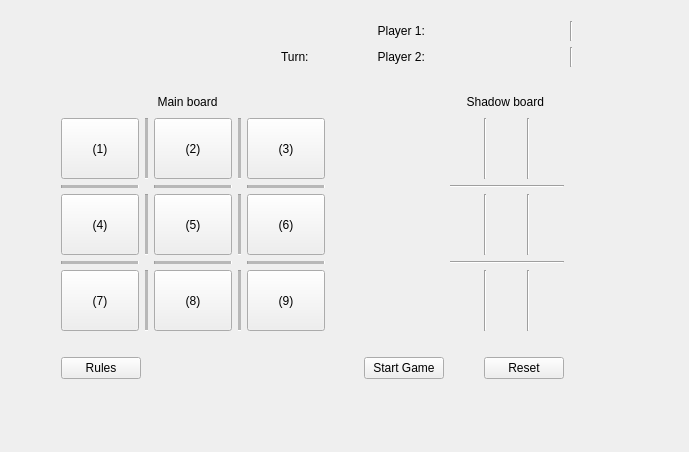
<?xml version="1.0" encoding="UTF-8"?>
<ui version="4.0">
 <class>TicTacToeProjectClass</class>
 <widget class="QWidget" name="TicTacToeProjectClass">
  <property name="geometry">
   <rect>
    <x>0</x>
    <y>0</y>
    <width>689</width>
    <height>452</height>
   </rect>
  </property>
  <property name="windowTitle">
   <string>TicTacToeProject</string>
  </property>
  <widget class="QWidget" name="layoutWidget">
   <property name="geometry">
    <rect>
     <x>50</x>
     <y>10</y>
     <width>574</width>
     <height>380</height>
    </rect>
   </property>
   <layout class="QGridLayout" name="gameLayout">
    <item row="3" column="2">
     <widget class="QLabel" name="shadowBoardLabel">
      <property name="text">
       <string>     Shadow board</string>
      </property>
     </widget>
    </item>
    <item row="2" column="0">
     <spacer name="infoVSpacer">
      <property name="orientation">
       <enum>Qt::Vertical</enum>
      </property>
      <property name="sizeHint" stdset="0">
       <size>
        <width>20</width>
        <height>40</height>
       </size>
      </property>
     </spacer>
    </item>
    <item row="5" column="1">
     <spacer name="verticalSpacer">
      <property name="orientation">
       <enum>Qt::Vertical</enum>
      </property>
      <property name="sizeHint" stdset="0">
       <size>
        <width>20</width>
        <height>40</height>
       </size>
      </property>
     </spacer>
    </item>
    <item row="3" column="1">
     <spacer name="boardVSpacer">
      <property name="orientation">
       <enum>Qt::Vertical</enum>
      </property>
      <property name="sizeHint" stdset="0">
       <size>
        <width>20</width>
        <height>40</height>
       </size>
      </property>
     </spacer>
    </item>
    <item row="1" column="4">
     <widget class="QLabel" name="player2Icon">
      <property name="text">
       <string>&lt;Player 2 Icon&gt;</string>
      </property>
     </widget>
    </item>
    <item row="0" column="0">
     <spacer name="playerHSpacer">
      <property name="orientation">
       <enum>Qt::Horizontal</enum>
      </property>
      <property name="sizeHint" stdset="0">
       <size>
        <width>40</width>
        <height>20</height>
       </size>
      </property>
     </spacer>
    </item>
    <item row="1" column="2">
     <widget class="QLabel" name="player2NameLabel">
      <property name="text">
       <string>&lt;no name selected&gt;</string>
      </property>
     </widget>
    </item>
    <item row="6" column="2">
     <layout class="QGridLayout" name="resetLayout">
      <item row="0" column="1">
       <widget class="QPushButton" name="resetButton">
        <property name="text">
         <string>Reset</string>
        </property>
       </widget>
      </item>
      <item row="0" column="0">
       <spacer name="resetHSpacer">
        <property name="orientation">
         <enum>Qt::Horizontal</enum>
        </property>
        <property name="sizeHint" stdset="0">
         <size>
          <width>40</width>
          <height>20</height>
         </size>
        </property>
       </spacer>
      </item>
     </layout>
    </item>
    <item row="0" column="1">
     <widget class="QLabel" name="player1DeclarationLabel">
      <property name="text">
       <string>              Player 1:</string>
      </property>
     </widget>
    </item>
    <item row="6" column="1">
     <layout class="QGridLayout" name="startLayout">
      <item row="0" column="0">
       <spacer name="startHSpacer">
        <property name="orientation">
         <enum>Qt::Horizontal</enum>
        </property>
        <property name="sizeHint" stdset="0">
         <size>
          <width>40</width>
          <height>20</height>
         </size>
        </property>
       </spacer>
      </item>
      <item row="0" column="1">
       <widget class="QPushButton" name="startButton">
        <property name="text">
         <string>Start Game</string>
        </property>
       </widget>
      </item>
     </layout>
    </item>
    <item row="1" column="1">
     <widget class="QLabel" name="player2DeclarationLabel">
      <property name="text">
       <string>              Player 2:</string>
      </property>
     </widget>
    </item>
    <item row="0" column="2">
     <widget class="QLabel" name="player1NameLabel">
      <property name="text">
       <string>&lt;no name selected&gt;</string>
      </property>
     </widget>
    </item>
    <item row="0" column="4">
     <widget class="QLabel" name="player1Icon">
      <property name="text">
       <string>&lt;Player 1 Icon&gt;</string>
      </property>
     </widget>
    </item>
    <item row="4" column="1">
     <spacer name="boardHSpacer">
      <property name="orientation">
       <enum>Qt::Horizontal</enum>
      </property>
      <property name="sizeHint" stdset="0">
       <size>
        <width>40</width>
        <height>20</height>
       </size>
      </property>
     </spacer>
    </item>
    <item row="1" column="3">
     <widget class="Line" name="player2IconLine">
      <property name="orientation">
       <enum>Qt::Vertical</enum>
      </property>
     </widget>
    </item>
    <item row="4" column="0">
     <layout class="QGridLayout" name="boardLayout">
      <item row="1" column="1">
       <layout class="QGridLayout" name="boardLayout2">
        <item row="2" column="4">
         <widget class="QPushButton" name="TTTbutton6">
          <property name="minimumSize">
           <size>
            <width>61</width>
            <height>61</height>
           </size>
          </property>
          <property name="text">
           <string>(6)</string>
          </property>
         </widget>
        </item>
        <item row="0" column="2">
         <widget class="QPushButton" name="TTTbutton2">
          <property name="minimumSize">
           <size>
            <width>61</width>
            <height>61</height>
           </size>
          </property>
          <property name="text">
           <string>(2)</string>
          </property>
         </widget>
        </item>
        <item row="2" column="2">
         <widget class="QPushButton" name="TTTbutton5">
          <property name="minimumSize">
           <size>
            <width>61</width>
            <height>61</height>
           </size>
          </property>
          <property name="text">
           <string>(5)</string>
          </property>
         </widget>
        </item>
        <item row="1" column="4">
         <widget class="Line" name="mainTopHLine3">
          <property name="midLineWidth">
           <number>5</number>
          </property>
          <property name="orientation">
           <enum>Qt::Horizontal</enum>
          </property>
         </widget>
        </item>
        <item row="4" column="4">
         <widget class="QPushButton" name="TTTbutton9">
          <property name="minimumSize">
           <size>
            <width>61</width>
            <height>61</height>
           </size>
          </property>
          <property name="text">
           <string>(9)</string>
          </property>
         </widget>
        </item>
        <item row="0" column="3">
         <widget class="Line" name="mainTopVLine2">
          <property name="midLineWidth">
           <number>5</number>
          </property>
          <property name="orientation">
           <enum>Qt::Vertical</enum>
          </property>
         </widget>
        </item>
        <item row="4" column="1">
         <widget class="Line" name="mainBotVLine1">
          <property name="midLineWidth">
           <number>5</number>
          </property>
          <property name="orientation">
           <enum>Qt::Vertical</enum>
          </property>
         </widget>
        </item>
        <item row="1" column="0">
         <widget class="Line" name="mainTopHLine1">
          <property name="midLineWidth">
           <number>5</number>
          </property>
          <property name="orientation">
           <enum>Qt::Horizontal</enum>
          </property>
         </widget>
        </item>
        <item row="4" column="0">
         <widget class="QPushButton" name="TTTbutton7">
          <property name="minimumSize">
           <size>
            <width>61</width>
            <height>61</height>
           </size>
          </property>
          <property name="text">
           <string>(7)</string>
          </property>
         </widget>
        </item>
        <item row="0" column="0">
         <widget class="QPushButton" name="TTTbutton1">
          <property name="minimumSize">
           <size>
            <width>61</width>
            <height>61</height>
           </size>
          </property>
          <property name="text">
           <string>(1)</string>
          </property>
         </widget>
        </item>
        <item row="0" column="1">
         <widget class="Line" name="mainTopVLine1">
          <property name="midLineWidth">
           <number>5</number>
          </property>
          <property name="orientation">
           <enum>Qt::Vertical</enum>
          </property>
         </widget>
        </item>
        <item row="4" column="3">
         <widget class="Line" name="mainBotVLine2">
          <property name="midLineWidth">
           <number>5</number>
          </property>
          <property name="orientation">
           <enum>Qt::Vertical</enum>
          </property>
         </widget>
        </item>
        <item row="4" column="2">
         <widget class="QPushButton" name="TTTbutton8">
          <property name="minimumSize">
           <size>
            <width>61</width>
            <height>61</height>
           </size>
          </property>
          <property name="text">
           <string>(8)</string>
          </property>
         </widget>
        </item>
        <item row="2" column="0">
         <widget class="QPushButton" name="TTTbutton4">
          <property name="minimumSize">
           <size>
            <width>61</width>
            <height>61</height>
           </size>
          </property>
          <property name="text">
           <string>(4)</string>
          </property>
         </widget>
        </item>
        <item row="0" column="4">
         <widget class="QPushButton" name="TTTbutton3">
          <property name="minimumSize">
           <size>
            <width>61</width>
            <height>61</height>
           </size>
          </property>
          <property name="text">
           <string>(3)</string>
          </property>
         </widget>
        </item>
        <item row="2" column="3">
         <widget class="Line" name="mainMidVLine2">
          <property name="midLineWidth">
           <number>5</number>
          </property>
          <property name="orientation">
           <enum>Qt::Vertical</enum>
          </property>
         </widget>
        </item>
        <item row="2" column="1">
         <widget class="Line" name="mainMidVLine1">
          <property name="midLineWidth">
           <number>5</number>
          </property>
          <property name="orientation">
           <enum>Qt::Vertical</enum>
          </property>
         </widget>
        </item>
        <item row="1" column="2">
         <widget class="Line" name="mainTopHLine2">
          <property name="midLineWidth">
           <number>5</number>
          </property>
          <property name="orientation">
           <enum>Qt::Horizontal</enum>
          </property>
         </widget>
        </item>
        <item row="3" column="0">
         <widget class="Line" name="mainBotHLine1">
          <property name="midLineWidth">
           <number>5</number>
          </property>
          <property name="orientation">
           <enum>Qt::Horizontal</enum>
          </property>
         </widget>
        </item>
        <item row="3" column="2">
         <widget class="Line" name="mainBotHLine2">
          <property name="midLineWidth">
           <number>5</number>
          </property>
          <property name="orientation">
           <enum>Qt::Horizontal</enum>
          </property>
         </widget>
        </item>
        <item row="3" column="4">
         <widget class="Line" name="mainBotHLine3">
          <property name="midLineWidth">
           <number>5</number>
          </property>
          <property name="orientation">
           <enum>Qt::Horizontal</enum>
          </property>
         </widget>
        </item>
       </layout>
      </item>
     </layout>
    </item>
    <item row="3" column="0">
     <widget class="QLabel" name="mainBoardLabel">
      <property name="text">
       <string>                             Main board</string>
      </property>
     </widget>
    </item>
    <item row="0" column="3">
     <widget class="Line" name="player1IconLine">
      <property name="orientation">
       <enum>Qt::Vertical</enum>
      </property>
     </widget>
    </item>
    <item row="3" column="4">
     <spacer name="topRightNameSpacer">
      <property name="orientation">
       <enum>Qt::Horizontal</enum>
      </property>
      <property name="sizeHint" stdset="0">
       <size>
        <width>40</width>
        <height>20</height>
       </size>
      </property>
     </spacer>
    </item>
    <item row="6" column="0">
     <layout class="QGridLayout" name="rulesLayout">
      <item row="0" column="0">
       <widget class="QPushButton" name="rulesButton">
        <property name="text">
         <string>Rules</string>
        </property>
       </widget>
      </item>
      <item row="0" column="1">
       <spacer name="rulesSpacer">
        <property name="orientation">
         <enum>Qt::Horizontal</enum>
        </property>
        <property name="sizeHint" stdset="0">
         <size>
          <width>40</width>
          <height>20</height>
         </size>
        </property>
       </spacer>
      </item>
     </layout>
    </item>
    <item row="4" column="2">
     <layout class="QGridLayout" name="shadowBoardLayout">
      <item row="4" column="0">
       <layout class="QGridLayout" name="shadowRow3">
        <item row="0" column="4">
         <widget class="QLabel" name="shadowBox9">
          <property name="text">
           <string/>
          </property>
         </widget>
        </item>
        <item row="0" column="0">
         <widget class="QLabel" name="shadowBox7">
          <property name="text">
           <string/>
          </property>
         </widget>
        </item>
        <item row="0" column="2">
         <widget class="QLabel" name="shadowBox8">
          <property name="text">
           <string/>
          </property>
         </widget>
        </item>
        <item row="0" column="1">
         <widget class="Line" name="shadowBotVLine1">
          <property name="orientation">
           <enum>Qt::Vertical</enum>
          </property>
         </widget>
        </item>
        <item row="0" column="3">
         <widget class="Line" name="shadowBotVLine2">
          <property name="orientation">
           <enum>Qt::Vertical</enum>
          </property>
         </widget>
        </item>
       </layout>
      </item>
      <item row="0" column="0">
       <layout class="QGridLayout" name="shadowRow1">
        <item row="0" column="0">
         <widget class="QLabel" name="shadowBox1">
          <property name="text">
           <string/>
          </property>
         </widget>
        </item>
        <item row="0" column="4">
         <widget class="QLabel" name="shadowBox3">
          <property name="text">
           <string/>
          </property>
         </widget>
        </item>
        <item row="0" column="1">
         <widget class="Line" name="shadowTopVLine1">
          <property name="orientation">
           <enum>Qt::Vertical</enum>
          </property>
         </widget>
        </item>
        <item row="0" column="2">
         <widget class="QLabel" name="shadowBox2">
          <property name="text">
           <string/>
          </property>
         </widget>
        </item>
        <item row="0" column="3">
         <widget class="Line" name="shadowTopVLine2">
          <property name="orientation">
           <enum>Qt::Vertical</enum>
          </property>
         </widget>
        </item>
       </layout>
      </item>
      <item row="2" column="0">
       <layout class="QGridLayout" name="shadowRow2">
        <item row="0" column="1">
         <widget class="Line" name="shadowMidVLine1">
          <property name="orientation">
           <enum>Qt::Vertical</enum>
          </property>
         </widget>
        </item>
        <item row="0" column="0">
         <widget class="QLabel" name="shadowBox4">
          <property name="text">
           <string/>
          </property>
         </widget>
        </item>
        <item row="0" column="4">
         <widget class="QLabel" name="shadowBox6">
          <property name="text">
           <string/>
          </property>
         </widget>
        </item>
        <item row="0" column="2">
         <widget class="QLabel" name="shadowBox5">
          <property name="text">
           <string/>
          </property>
         </widget>
        </item>
        <item row="0" column="3">
         <widget class="Line" name="shadowMidVLine2">
          <property name="orientation">
           <enum>Qt::Vertical</enum>
          </property>
         </widget>
        </item>
       </layout>
      </item>
      <item row="1" column="0">
       <widget class="Line" name="shadowBoardHLineTop">
        <property name="orientation">
         <enum>Qt::Horizontal</enum>
        </property>
       </widget>
      </item>
      <item row="3" column="0">
       <widget class="Line" name="shadowBoardHLineBottom">
        <property name="orientation">
         <enum>Qt::Horizontal</enum>
        </property>
       </widget>
      </item>
     </layout>
    </item>
    <item row="1" column="0">
     <layout class="QGridLayout" name="gridLayout">
      <item row="0" column="1">
       <widget class="QLabel" name="turnDeclaration">
        <property name="text">
         <string>Turn: </string>
        </property>
       </widget>
      </item>
      <item row="0" column="2">
       <widget class="QLabel" name="turnLabel">
        <property name="text">
         <string>&lt;Player 1/2's turn&gt;</string>
        </property>
       </widget>
      </item>
      <item row="0" column="0">
       <spacer name="turnHSpacer">
        <property name="orientation">
         <enum>Qt::Horizontal</enum>
        </property>
        <property name="sizeHint" stdset="0">
         <size>
          <width>40</width>
          <height>20</height>
         </size>
        </property>
       </spacer>
      </item>
     </layout>
    </item>
   </layout>
  </widget>
 </widget>
 <layoutdefault spacing="6" margin="11"/>
 <resources>
  <include location="TicTacToeProject.qrc"/>
 </resources>
 <connections/>
</ui>
